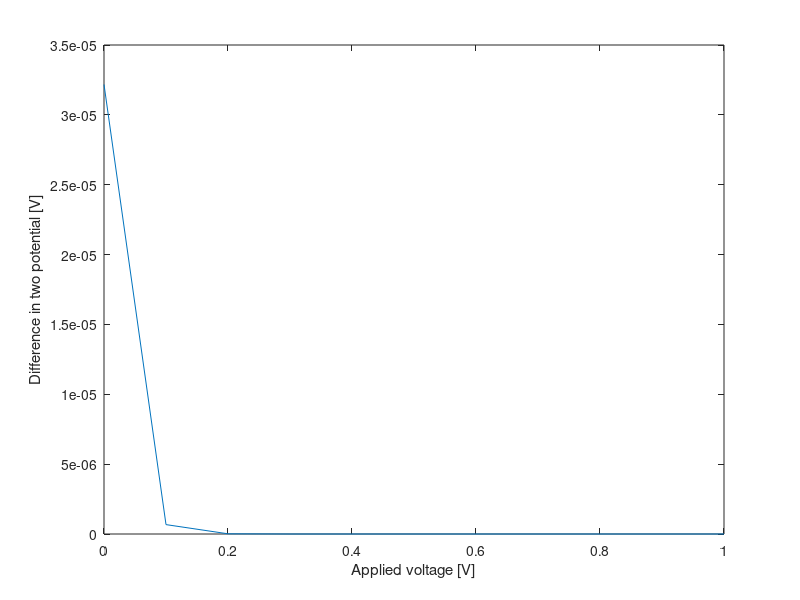

Write the MATLAB code that produced this figure.
clear all
clc

q=1.602192e-19; % elementary charge, [C]
eps0=8.854187817e-12; % vacuum permittivity, [F/m]
k_B=1.380662e-23; %Boltzmann constant, [J/K]
T=300.0; % temperature, [K]
Deltax=0.1e-9; % 0.1 nm [m]
N=61; % 6 nm thick
x=Deltax*transpose([0:N-1]); % real space, nm
interface1=6; % at x=0.5 nm
interface2=56; % at x=5.5 nm
eps_si=11.7; eps_ox=3.9; % relatvie permittivity
Nacc=1e24; %1e18/cm^3
ni=1.075e16; %1.075e10/cm^3 
WF=-4.30; % vacuum level-fermi level [eV]
IF=-4.63374; % vacuum level-intrinsic fermi level [eV]
V_g=[0:0.1:1]'; % set: fermi level= 0 V at equilibrium 

for j=1:11;
    b_cont=((WF-V_g(j,1))-IF); % using elecmentary charge unit
A=zeros(N,N);
A(1,1)=1.0;
for ii=2:N-1
    if     (ii<interface1)  A(ii,ii-1)=eps_ox; A(ii,ii)=-2*eps_ox;      A(ii,ii+1)=eps_ox;
    elseif (ii==interface1) A(ii,ii-1)=eps_ox; A(ii,ii)=-eps_ox-eps_si; A(ii,ii+1)=eps_si;
    elseif (ii<interface2)  A(ii,ii-1)=eps_si; A(ii,ii)=-2*eps_si;      A(ii,ii+1)=eps_si;
    elseif (ii==interface2) A(ii,ii-1)=eps_si; A(ii,ii)=-eps_si-eps_ox; A(ii,ii+1)=eps_ox;
    elseif (ii>interface2)  A(ii,ii-1)=eps_ox; A(ii,ii)=-2*eps_ox;      A(ii,ii+1)=eps_ox;
    end
end
A(N,N)=1.0;

%%%%%%%%%%%%%%%% first cacluation of Poisson's equation %%%%%%%%%%%%%%%%%%%%%%%%%%%%%%%%%%%
b=zeros(N,1);
b(1,1)=b_cont;
for ii=interface1:interface2
    if     (ii==interface1) b(ii,1)=Deltax*Deltax*q*Nacc/eps0*0.5;
    elseif (ii==interface2) b(ii,1)=Deltax*Deltax*q*Nacc/eps0*0.5;
    else                    b(ii,1)=Deltax*Deltax*q*Nacc/eps0;
    end
end
b(N,1)=b_cont;

phi=A\b;


%%%%%%%%% carrier density calculated from Poisson's equation and Boltzmann distribution%%%%%%%%%%%%%%%%%%%%%%%%
elec=zeros(N,1);
for ii=interface1:interface2
    elec(ii,1)=ni*exp(q*phi(ii,1)/(k_B*T));
end


% plot(x/1e-9,elec*1e-6);
% xlabel('Position (nm)')
% ylabel('Electron density (cm^-^3)')


%%%%%%%%%% 2nd calculation of Poisson's equation by using calculated carrier density %%%%%%%%%%%%%%%%%%%%%%%%%%%
b_sc=zeros(N,1); % source term Nacc-> (Nacc+elec)
b_sc(1,1)=b_cont; 
for ii=interface1:interface2
    if     (ii==interface1) b_sc(ii,1)=Deltax*Deltax*q*(Nacc+elec(ii,1))/eps0*0.5;
    elseif (ii==interface2) b_sc(ii,1)=Deltax*Deltax*q*(Nacc+elec(ii,1))/eps0*0.5;
    else                    b_sc(ii,1)=Deltax*Deltax*q*(Nacc+elec(ii,1))/eps0;
    end
end
b_sc(N,1)=b_cont;

phi_sc=A\b_sc;

diff_potential(:,j)=phi-phi_sc; % difference between 1st and 2nd calculation of poisson's equation

% plot(x*1e9,phi,'r',x*1e9,phi_sc,'b')
%  plot(x*1e9,phi_sc,'b')
% plot(x*1e9,phi,'r')
plot(x*1e9,diff_potential)
xlabel('position [nm]')
ylabel('potential [V]')
% legend('1st calculation','2nd calculation')


end

plot(V_g,diff_potential(31,:)) % difference b/w 1st and 2nd potential at 3 nm
xlabel('Applied voltage [V]')
ylabel('Difference in two potential [V]')